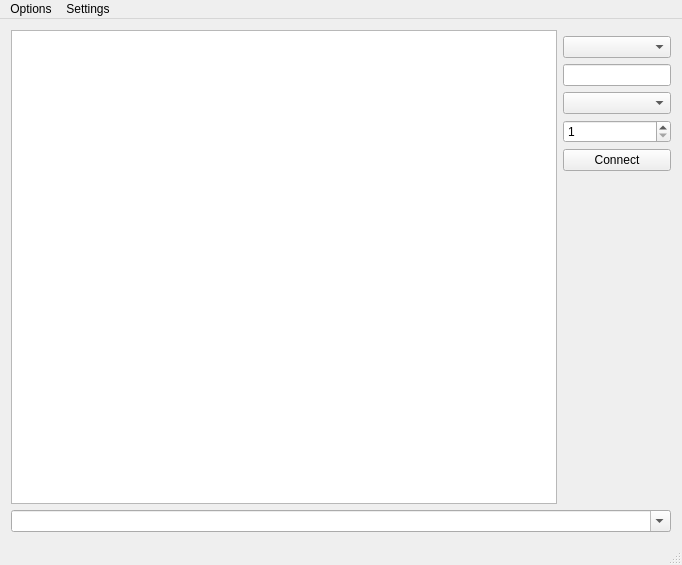
<?xml version="1.0" encoding="UTF-8"?>
<ui version="4.0">
 <class>QTelnetTester</class>
 <widget class="QMainWindow" name="QTelnetTester">
  <property name="geometry">
   <rect>
    <x>0</x>
    <y>0</y>
    <width>682</width>
    <height>565</height>
   </rect>
  </property>
  <property name="windowTitle">
   <string>QTelnetTester</string>
  </property>
  <widget class="QWidget" name="centralWidget">
   <layout class="QGridLayout" name="gridLayout">
    <item row="2" column="1">
     <widget class="QLineEdit" name="leAddr">
      <property name="sizePolicy">
       <sizepolicy hsizetype="Minimum" vsizetype="Fixed">
        <horstretch>0</horstretch>
        <verstretch>0</verstretch>
       </sizepolicy>
      </property>
     </widget>
    </item>
    <item row="6" column="1">
     <spacer name="verticalSpacer">
      <property name="orientation">
       <enum>Qt::Vertical</enum>
      </property>
      <property name="sizeHint" stdset="0">
       <size>
        <width>20</width>
        <height>347</height>
       </size>
      </property>
     </spacer>
    </item>
    <item row="5" column="1">
     <widget class="QPushButton" name="btConnect">
      <property name="text">
       <string>Connect</string>
      </property>
     </widget>
    </item>
    <item row="4" column="1">
     <widget class="QSpinBox" name="sbPort">
      <property name="minimum">
       <number>1</number>
      </property>
      <property name="maximum">
       <number>65535</number>
      </property>
     </widget>
    </item>
    <item row="1" column="1">
     <widget class="QComboBox" name="deviceListComboBox"/>
    </item>
    <item row="7" column="0" colspan="2">
     <widget class="QCmdWidget" name="cbCmd">
      <property name="editable">
       <bool>true</bool>
      </property>
     </widget>
    </item>
    <item row="0" column="0" rowspan="7">
     <widget class="QPlainTextEdit" name="teOutput">
      <property name="font">
       <font>
        <family>Courier New</family>
       </font>
      </property>
      <property name="readOnly">
       <bool>true</bool>
      </property>
     </widget>
    </item>
    <item row="3" column="1">
     <widget class="QComboBox" name="portListComboBox"/>
    </item>
   </layout>
  </widget>
  <widget class="QMenuBar" name="menuBar">
   <property name="geometry">
    <rect>
     <x>0</x>
     <y>0</y>
     <width>682</width>
     <height>22</height>
    </rect>
   </property>
   <widget class="QMenu" name="menuOptions">
    <property name="title">
     <string>Options</string>
    </property>
    <addaction name="actionClear"/>
    <addaction name="actionSave_as"/>
   </widget>
   <widget class="QMenu" name="menuSettings">
    <property name="title">
     <string>Settings</string>
    </property>
    <addaction name="actionManual_Address_Port"/>
   </widget>
   <addaction name="menuOptions"/>
   <addaction name="menuSettings"/>
  </widget>
  <widget class="QStatusBar" name="statusBar"/>
  <action name="actionClear">
   <property name="text">
    <string>Clear</string>
   </property>
  </action>
  <action name="actionSave_as">
   <property name="text">
    <string>Save Output As...</string>
   </property>
  </action>
  <action name="actionManual_Address_Port">
   <property name="checkable">
    <bool>true</bool>
   </property>
   <property name="text">
    <string>Manual Address:Port</string>
   </property>
  </action>
 </widget>
 <layoutdefault spacing="6" margin="11"/>
 <customwidgets>
  <customwidget>
   <class>QCmdWidget</class>
   <extends>QComboBox</extends>
   <header>QCmdWidget.h</header>
  </customwidget>
 </customwidgets>
 <resources/>
 <connections/>
</ui>
